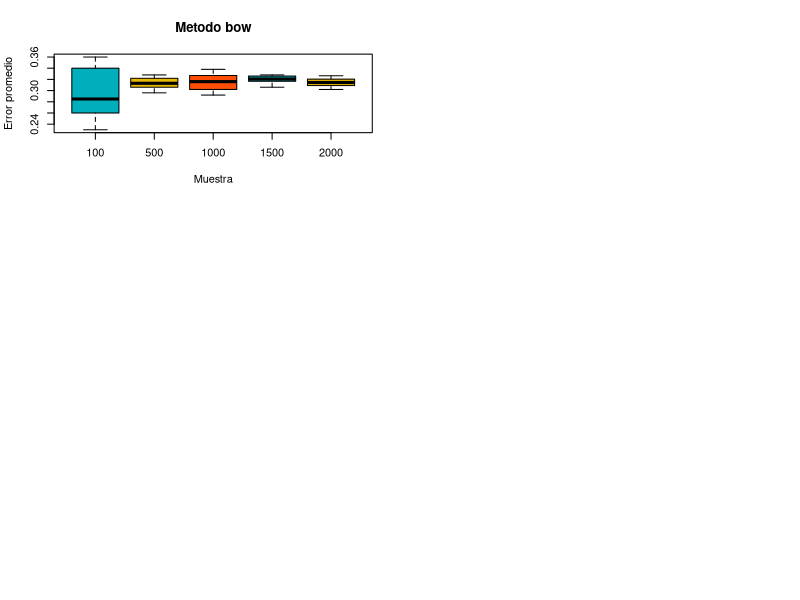
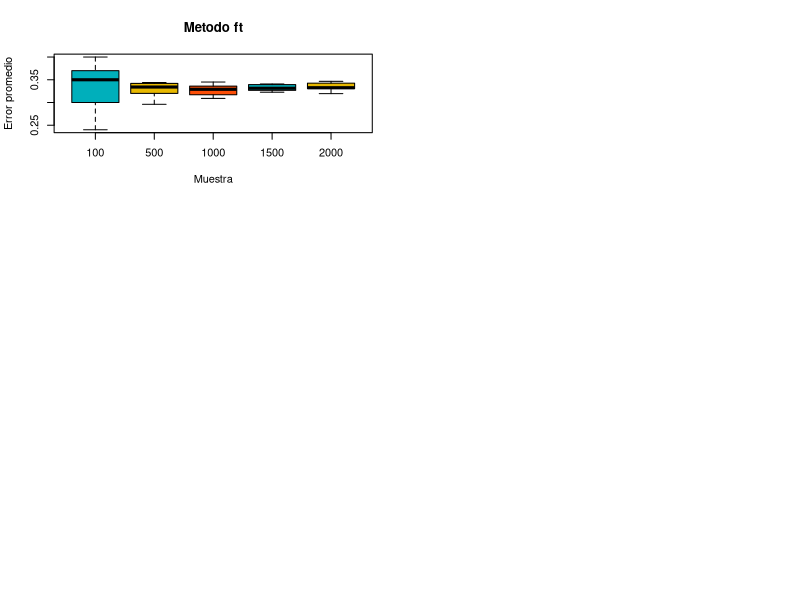
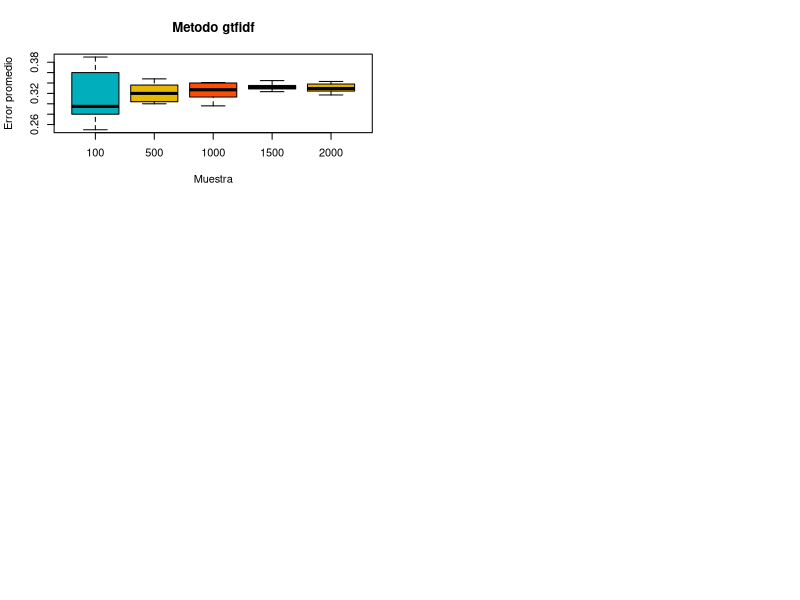
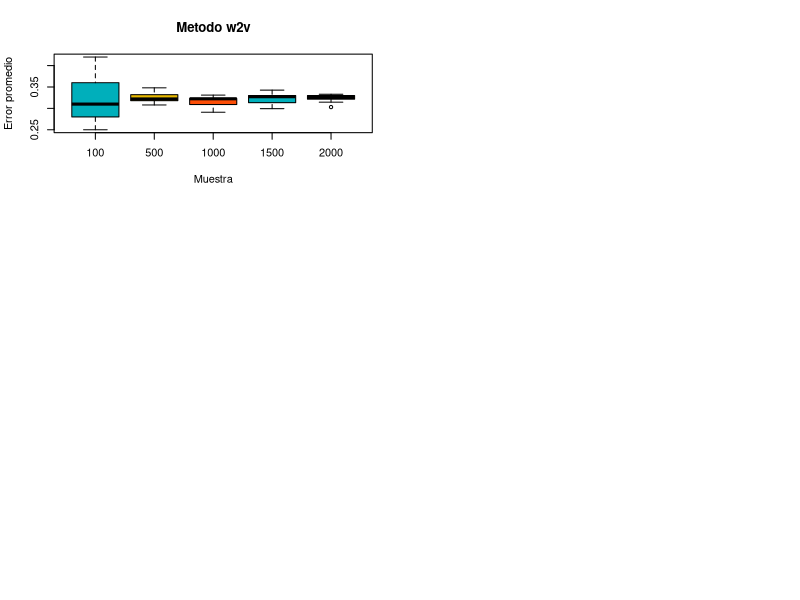
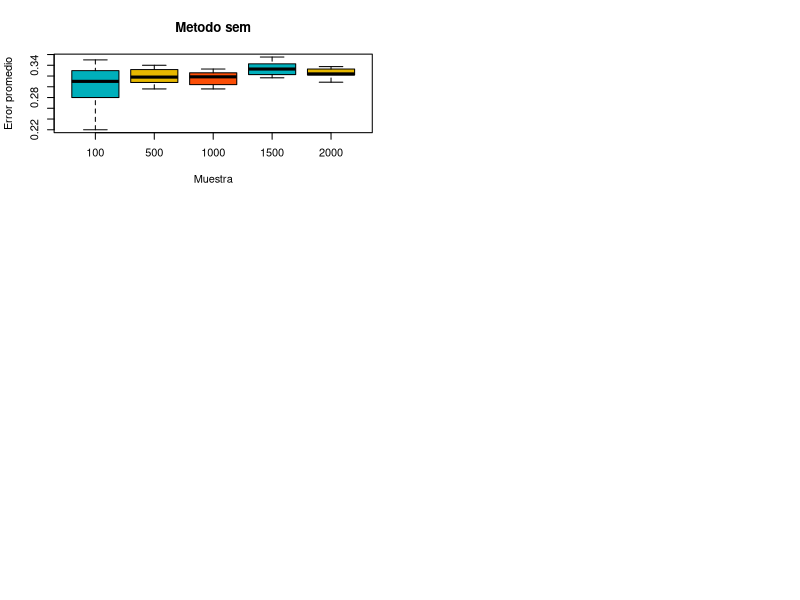
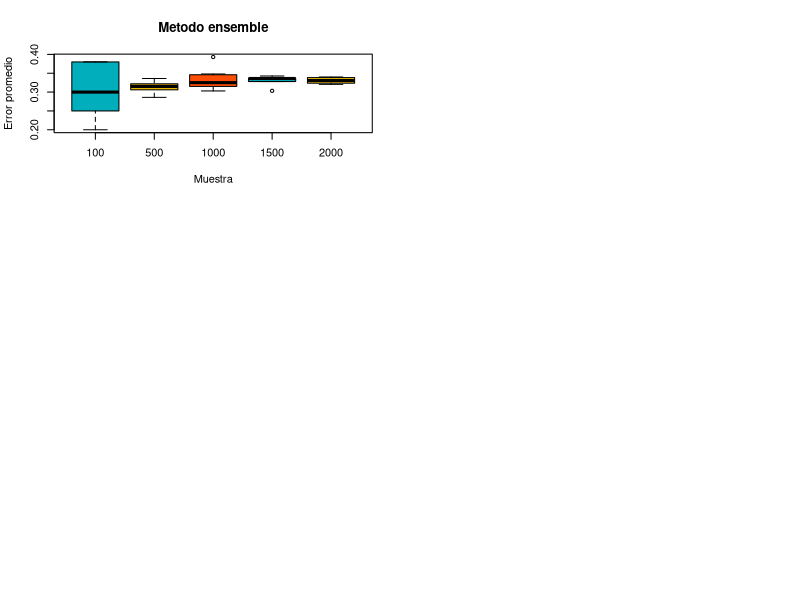
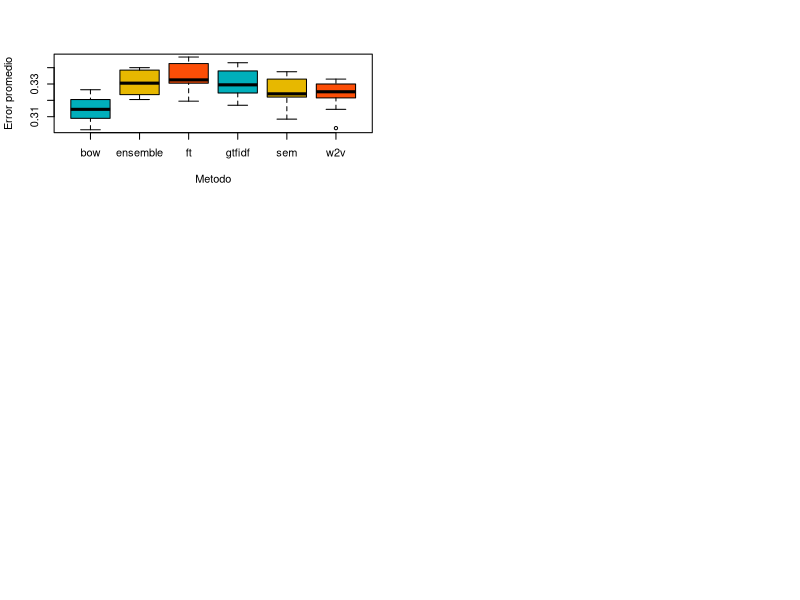

Here is the R script that generated these plots, in order:
library(readr)
library(gplots)
resultados <- read_csv("resultados.csv")

anova_by_method <- function(metodo) {
  sample_data <- resultados[resultados$metodo == metodo,]
  # View(sample_data)
  
  AnovaModel.sample_data <- aov(error ~ as.factor(sample_size), data=sample_data)
  print(summary(AnovaModel.sample_data))
  print(TukeyHSD(AnovaModel.sample_data))
  
  par(mfrow=c(3,2))
  # Can be changed by plotmeans
  boxplot(error ~ sample_size, 
          data = sample_data,
          xlab="Muestra",
          ylab="Error promedio",
          main=paste("Metodo",metodo, sep=" "),
          connect=FALSE, 
          col = c("#00AFBB", "#E7B800", "#FC4E07"))
}
anova_by_method("bow")
anova_by_method("ft")
anova_by_method("gtfidf")
anova_by_method("w2v")
anova_by_method("sem")
anova_by_method("ensemble")

################################################################################
anova_by_sample_size <- function(p_sample_size) {
  sample_data <- resultados[resultados$sample_size == p_sample_size,]
  # sample_data <- sample_data1[sample_data1$metodo != "bow",]
  # View(sample_data)
  
  AnovaModel.sample_data <- aov(error ~ as.factor(metodo), data=sample_data)
  print(summary(AnovaModel.sample_data))
  print(TukeyHSD(AnovaModel.sample_data, conf.level=0.95))
  
  par(mfrow=c(3,2))
  # Can be changed by plotmeans
  boxplot(error ~ metodo, 
          data = sample_data,
          xlab="Metodo",
          ylab="Error promedio",
          # main=paste("Tamaño de muestra ",p_sample_size, sep=" "),
          connect=FALSE, 
          col = c("#00AFBB", "#E7B800", "#FC4E07"))
}
#anova_by_sample_size("100")
#anova_by_sample_size("500")
#anova_by_sample_size("1000")
#anova_by_sample_size("1500")
anova_by_sample_size("2000")
